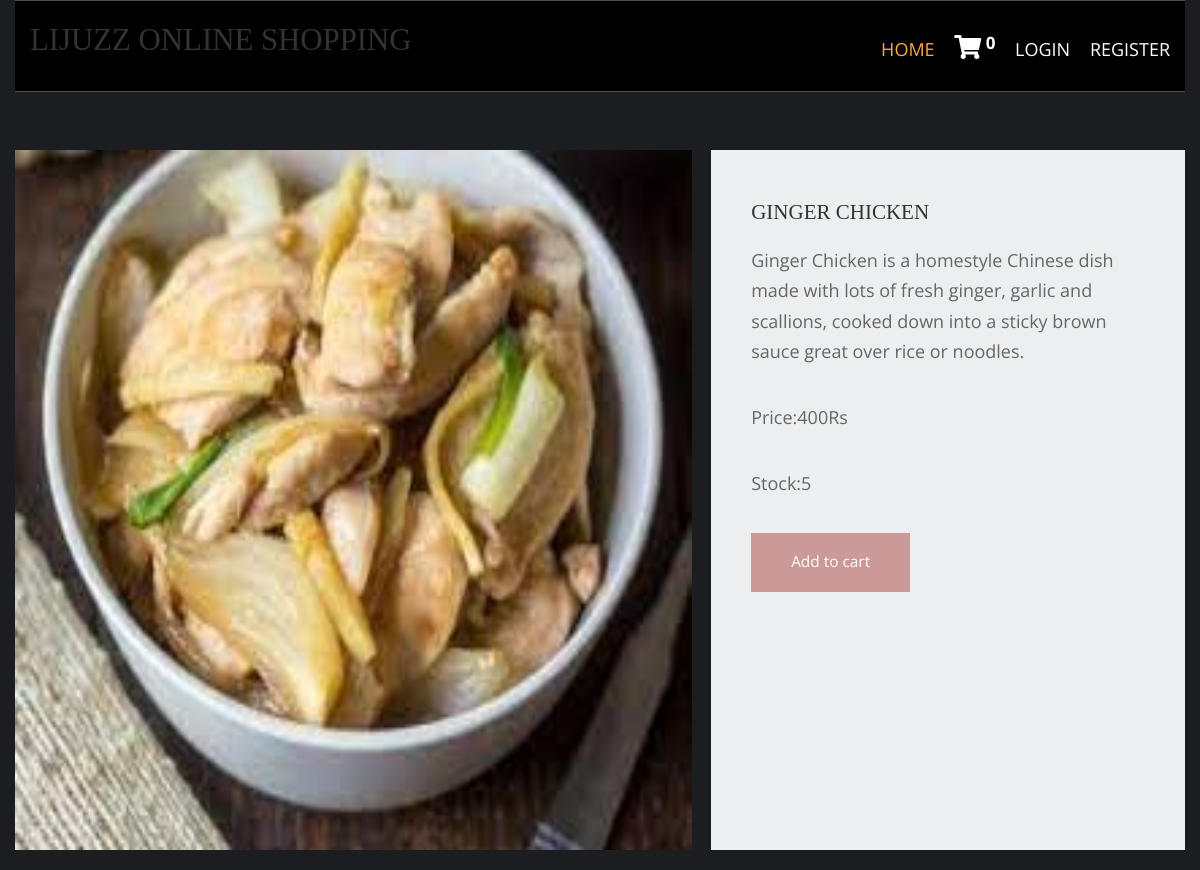
The app's page /chicken-recepies/ginger-chicken/ with its own data.
### homeapp/models.py (models this page shows, shortened)
class product(models.Model):
    name = models.CharField(max_length=250,unique=True)
    slug = models.SlugField(max_length=250,unique=True)
    img = models.ImageField(upload_to='product')
    desc = models.TextField()
    stock = models.IntegerField()
    available = models.BooleanField(default=True)
    price = models.IntegerField()
    category = models.ForeignKey(categ, on_delete=models.CASCADE)

### homeapp/views.py (the view)
# urls.py: path('<slug:c_slug>/<slug:prdct_slug>/',views.prdct_details, name='prdct_details'),
def prdct_details(request, c_slug, prdct_slug):
    try:
        prdt= product.objects.get(category__slug=c_slug,slug=prdct_slug)
    except Exception as e:
        raise e
    return render(request,'item.html',{'prd':prdt})

### cartapp/context_processor.py (called while the page is built)
def count(request):
    item_count = 0
    if 'admin' in request.path:
        return {}
    else:
        try:
            ct = cartlist.objects.filter(cart_id=c_id(request))
            cti = items.objects.all().filter(cart= ct[:1])
            for j in cti:
                item_count+=j.quant
        except cartlist.DoesNotExist:
            item_count = 0
        return dict(item_c=item_count)

### cartapp/views.py (called while the page is built)
def c_id(request):
    ct_id = request.session.session_key
    if not ct_id:
        ct_id = request.session.create()
    return ct_id

### templates/item.html (shortened to what this page needs)
{% extends 'base.html' %}
{% load static %}
{% block content %}
<html lang="en">
<head>
    <link href="{% static 'pr/fontawesome/css/all.min.css' %}" rel="stylesheet"/>
    <link href="{% static 'pr/css/templatemo-comparto.css' %}" rel="stylesheet"/>
</head>
<body>
<br><br>
<section class="tm-mb-1" id="about">
    <div class="tm-row tm-about-row">
        <div class="tm-section-1-l">
            <img src="{{prd.img.url}}" style="height:700px;width:700px;" alt="About image" class="tm-img-responsive">
        </div>
        <article class="tm-section-1-r tm-bg-color-8">
            <h2 class="tm-mb-1 tm-title-color">{{prd.name}}</h2>
            <p> {{prd.desc}}</p>
            <p>Price:{{prd.price}}Rs</p>
            <p>Stock:{{prd.stock}}</p>
            {% if prd.stock <= 0 %}
            <h1 style="color:red"> Sorry No Stock Left...</h1>
            {% elif user.is_authenticated %}
            <a href="{% url 'addcart' prd.id %}" class="tm-btn tm-btn-1 tm-link-to-services">Add to cart</a>
            {% else %}
            <a href="{% url 'login' %}" class="tm-btn tm-btn-1 tm-link-to-services">Add to cart</a>
            {% endif %}
        </article>
    </div>
</section>
</body>
</html>
{% endblock %}

### static/hm/layout/styles/layout.css (style rules this page uses)
*, *::before, *::after { transition:all .3s ease-in-out; }
body { color:#A5A6AA; background-color:#1C1D21; }
a { color:#FBAB45; }

### static/pr/css/templatemo-comparto.css (style rules this page uses)
*, *::before, *::after { box-sizing: border-box; outline: none; }
ul, h1, h2, h3, h4, p, figure { padding: 0; margin: 0; }
body { font-family: 'Open Sans', Arial, sans-serif; font-size: 18px; overflow-x: hidden; padding-left: 15px; padding-right: 15px; margin: 0; }
h2 { font-size: 1.5rem; }
a { transition: all 0.3s ease; text-decoration: none; }
p { color: #666; line-height: 1.7; margin-bottom: 35px; }
h1, h2, h3, h4, h5, h6 { color: #333; }
.tm-mb-1 { margin-bottom: 20px; }
.tm-bg-color-8 { background-color: #EDEEEF; }
.tm-img-responsive { max-width: 100%; height: auto; }
.tm-section-1-l { width: 57.85%; margin-right: 1.65%; }
.tm-section-1-r { padding: 50px 40px; width: 40.5%; }
.tm-row { display: flex; }
.tm-btn { display: inline-block; padding: 15px 40px; font-size: 1.1rem; border: none; background-color: #CC9999; color: white; }
a { color: #666; }

### static/hm/layout/styles/framework.css (style rules this page uses)
html { overflow-y:scroll; overflow-x:hidden; }
html, body { margin:0; padding:0; font-size:14px; line-height:1.6em; }
*, *::before, *::after { box-sizing:border-box; }
a { outline:none; text-decoration:none; }
img { width:auto; max-width:100%; height:auto; margin:0; padding:0; border:none; line-height:normal; vertical-align:middle; }
body, input, textarea, select { font-family:Verdana, Geneva, sans-serif; }
h1, h2, h3, h4, h5, h6, .heading { font-family:Georgia, "Times New Roman", Times, serif; }
::placeholder { opacity:1; }
h1, h2, h3, h4, h5, h6, .heading { margin:0 0 20px 0; font-size:1.4rem; line-height:normal; font-weight:normal; text-transform:uppercase; }
address, article, aside, figcaption, figure, footer, header, main, nav, section { display:block; margin:0; padding:0; }

### records on screen
product: img (picture), name "GINGER CHICKEN", desc "Ginger Chicken is a homestyle Chinese dish made with lots of fresh ginger, garlic and scallions, cooked down into a sticky brown sauce great over rice or noodles.", price "400", stock "5"

### other values on screen
{{ item_c }} "0"
